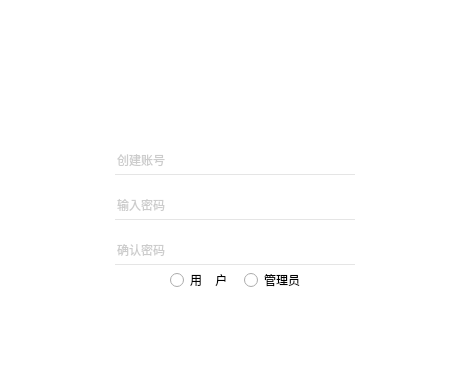
<?xml version="1.0" encoding="UTF-8"?>
<ui version="4.0">
 <class>Dlg_SignUp</class>
 <widget class="QDialog" name="Dlg_SignUp">
  <property name="geometry">
   <rect>
    <x>0</x>
    <y>0</y>
    <width>470</width>
    <height>370</height>
   </rect>
  </property>
  <property name="minimumSize">
   <size>
    <width>470</width>
    <height>370</height>
   </size>
  </property>
  <property name="maximumSize">
   <size>
    <width>470</width>
    <height>370</height>
   </size>
  </property>
  <property name="windowTitle">
   <string>Dialog</string>
  </property>
  <property name="styleSheet">
   <string notr="true">QLabel#label
{
image:url(:/image/base_light.png);
}
QWidget
{
background-color:rgb(255,255,255);
}
QPushButton
{
background:rgba(0,0,0,0);

}
QPushButton#pushButton_2
{
image:url(:/image/home.png);
}
QPushButton#pushButton_2:hover
{
image:url(:/image/home_pressed.png);

}
QPushButton#pushButton
{
image:url(:/image/login.png);
color:white;
}
QPushButton#pushButton:hover
{
image:url(:/image/login-pressed.png);
color:white;
}
QRadioButton
{

}
QPushButton#pushButton
{
color:white;
}
QPushButton#pushButton:hover
{
color:white;
}
QLineEdit
{
border:none;
border-bottom:1px solid rgb(229,229,229);
font:normal 12px;
color:rgb(154,154,154);
}
QLineEdit:hover
{
border:none;
border-bottom:1px solid rgb(0,0,0);
font:normal 12px;
color:rgb(154,154,154);
}
QLineEdit:focus
{
border:none;
border-bottom:1px solid rgb(0,0,0);
font:normal 12px;
color:rgb(0,0,0);
}</string>
  </property>
  <widget class="QWidget" name="widget" native="true">
   <property name="geometry">
    <rect>
     <x>20</x>
     <y>130</y>
     <width>430</width>
     <height>220</height>
    </rect>
   </property>
   <property name="minimumSize">
    <size>
     <width>430</width>
     <height>220</height>
    </size>
   </property>
   <property name="maximumSize">
    <size>
     <width>430</width>
     <height>220</height>
    </size>
   </property>
   <widget class="QLineEdit" name="lineEdit_2">
    <property name="geometry">
     <rect>
      <x>95</x>
      <y>15</y>
      <width>240</width>
      <height>30</height>
     </rect>
    </property>
    <property name="placeholderText">
     <string>创建账号</string>
    </property>
   </widget>
   <widget class="QLineEdit" name="lineEdit_3">
    <property name="geometry">
     <rect>
      <x>95</x>
      <y>60</y>
      <width>240</width>
      <height>30</height>
     </rect>
    </property>
    <property name="placeholderText">
     <string>输入密码</string>
    </property>
   </widget>
   <widget class="QLineEdit" name="lineEdit_4">
    <property name="geometry">
     <rect>
      <x>95</x>
      <y>105</y>
      <width>240</width>
      <height>30</height>
     </rect>
    </property>
    <property name="placeholderText">
     <string>确认密码</string>
    </property>
   </widget>
   <widget class="QPushButton" name="pushButton">
    <property name="geometry">
     <rect>
      <x>95</x>
      <y>180</y>
      <width>240</width>
      <height>30</height>
     </rect>
    </property>
    <property name="font">
     <font>
      <pointsize>10</pointsize>
      <bold>false</bold>
     </font>
    </property>
    <property name="text">
     <string>注    册</string>
    </property>
    <property name="flat">
     <bool>true</bool>
    </property>
   </widget>
   <widget class="QWidget" name="">
    <property name="geometry">
     <rect>
      <x>150</x>
      <y>140</y>
      <width>141</width>
      <height>20</height>
     </rect>
    </property>
    <layout class="QHBoxLayout" name="horizontalLayout">
     <item>
      <widget class="QRadioButton" name="radioButton">
       <property name="text">
        <string>用    户</string>
       </property>
      </widget>
     </item>
     <item>
      <widget class="QRadioButton" name="radioButton_2">
       <property name="text">
        <string>管理员</string>
       </property>
      </widget>
     </item>
    </layout>
   </widget>
  </widget>
  <widget class="QLabel" name="label">
   <property name="geometry">
    <rect>
     <x>20</x>
     <y>20</y>
     <width>430</width>
     <height>330</height>
    </rect>
   </property>
   <property name="minimumSize">
    <size>
     <width>430</width>
     <height>330</height>
    </size>
   </property>
   <property name="maximumSize">
    <size>
     <width>430</width>
     <height>330</height>
    </size>
   </property>
   <property name="text">
    <string/>
   </property>
   <property name="pixmap">
    <pixmap resource="Logo.qrc">:/image/base_light.png</pixmap>
   </property>
   <property name="scaledContents">
    <bool>true</bool>
   </property>
  </widget>
  <widget class="QPushButton" name="pushButton_2">
   <property name="geometry">
    <rect>
     <x>385</x>
     <y>20</y>
     <width>70</width>
     <height>31</height>
    </rect>
   </property>
   <property name="text">
    <string/>
   </property>
   <property name="flat">
    <bool>true</bool>
   </property>
  </widget>
  <zorder>label</zorder>
  <zorder>widget</zorder>
  <zorder>pushButton_2</zorder>
 </widget>
 <resources>
  <include location="Logo.qrc"/>
 </resources>
 <connections/>
</ui>
